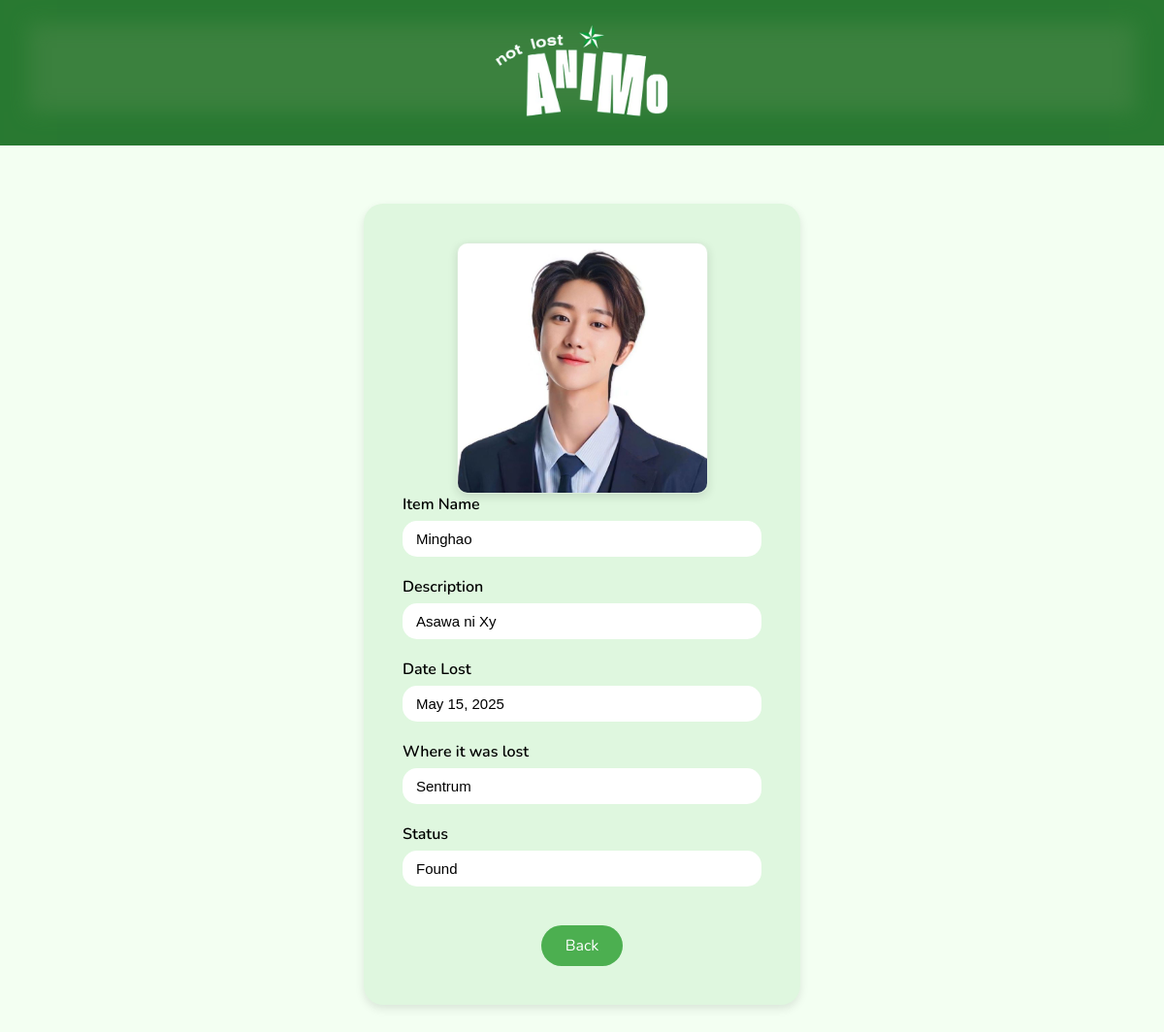
The app's page /public/staff-item-view.php?vid=28, older data.
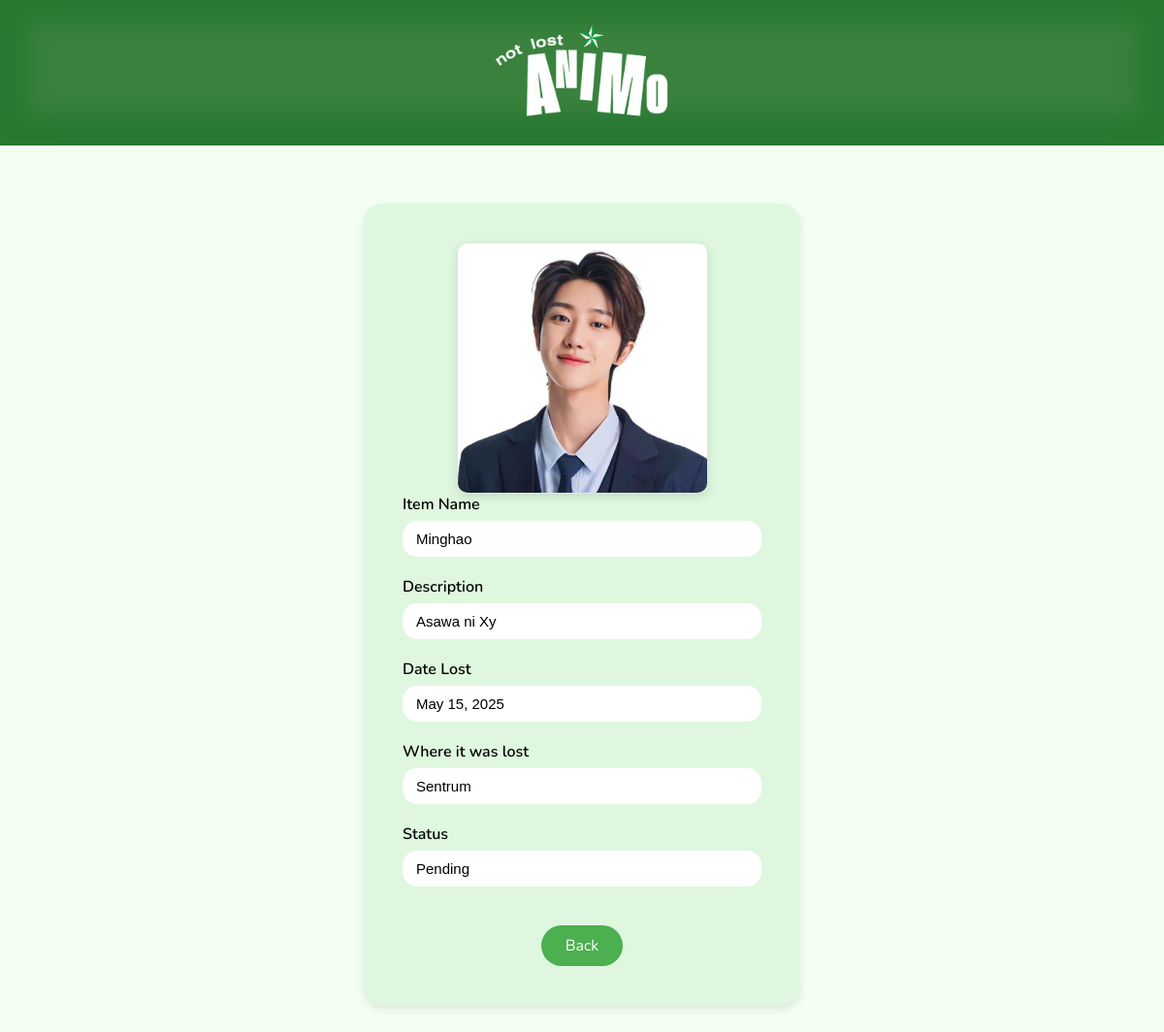
The same page, newer data.
### tables this page shows
CREATE TABLE `item_submission` (
  `item_index` int(11) NOT NULL,
  `user_submit_index` int(11) NOT NULL COMMENT 'The person who submitted the lost item',
  `image_path` varchar(255) DEFAULT NULL COMMENT 'Path to uploaded image',
  `item_name` varchar(100) NOT NULL COMMENT 'Name or title of the item',
  `description` text DEFAULT NULL COMMENT 'Description of the item',
  `lost_location` varchar(100) NOT NULL COMMENT 'Where the item was lost (e.g., library, building)',
  `lost_date` date NOT NULL COMMENT 'When the item was lost',
  `user_retrieve_index` int(11) NOT NULL,
  `retrieval_date` date DEFAULT NULL,
  `status` varchar(20) NOT NULL COMMENT 'Status of the item, e.g., Lost or Found',
  `approved` tinyint(1) DEFAULT 0
);

### public/staff-item-view.php (the view, shortened to what this page needs)
<?php require("../include/conn.php");
$vitemindex = $_REQUEST['vid'];
$sql = "SELECT * FROM item_submission where item_index='$vitemindex'";
$result = $conn->query($sql);
if ($result->num_rows > 0){
    while ($row = $result->fetch_assoc())
    {
        $vitemname = htmlspecialchars($row['item_name']);
            $fullDescription = htmlspecialchars($row['description']);
            $vdescription = mb_strimwidth($fullDescription, 0, 100, '...');
            $rawDate = $row['lost_date'];
            $vlostdate = date("F j, Y", strtotime($rawDate));
        $vimagepath = htmlspecialchars($row['image_path']);
        $vlostlocation = htmlspecialchars($row['lost_location']);
        $vstatus = htmlspecialchars($row['status']);
        }
    }
?>
<!DOCTYPE html>
<html lang="en">
<head>
    <link rel="stylesheet" href="css/base.css?v=<?= time() ?>">
    <link rel="stylesheet" href="css/header.css?v=<?= time() ?>">
    <link rel="stylesheet" href="css/item-view.css?v=<?= time() ?>">
</head>
<body>
<header>
    <img src="media/logo.png" alt="notlostanimo-logo" class="logo-img">
</header>
<div class="container">
<center>
<div class="img-container">
    <?php
        $imageFullPath = 'media/' . $vimagepath;
        if (!empty($vimagepath) && file_exists($imageFullPath)) {
            echo "<img src='{$imageFullPath}' alt='Item Image'>";
        } else {
            echo "<p><em>No image available</em></p>";
        }
    ?>
    </div>
</center>
        <label for="txtitemname">Item Name</label>
        <input readonly type="text" name="item_name" id="txtitemname" value="<?php echo $vitemname; ?>">
        <label for="txtdescription">Description</label>
        <input readonly type="text" name="description" id="txtdescription" value="<?php echo $vdescription; ?>">
        <label for="txtlostdate">Date Lost</label>
        <input readonly type="text" name="lost_date" id="txtlostdate" value="<?php echo $vlostdate; ?>">
        <label for="txtlostlocation">Where it was lost</label>
        <input readonly type="text" name="lost_location" id="txtlostlocation" value="<?php echo $vlostlocation; ?>">
        <label for="txtstatus">Status</label>
        <input readonly type="text" name="status" id="txtstatus" value="<?php echo $vstatus; ?>">
        <div class="form-buttons">
            <button type="button" class="back-button" onclick="window.location.href='item-main.php'">Back</button>
        </div>
</div>
</body>
</html>

Row changes from the older to the newer data that the page shows:
changed item_submission "Minghao": status "Found" → "Pending"
